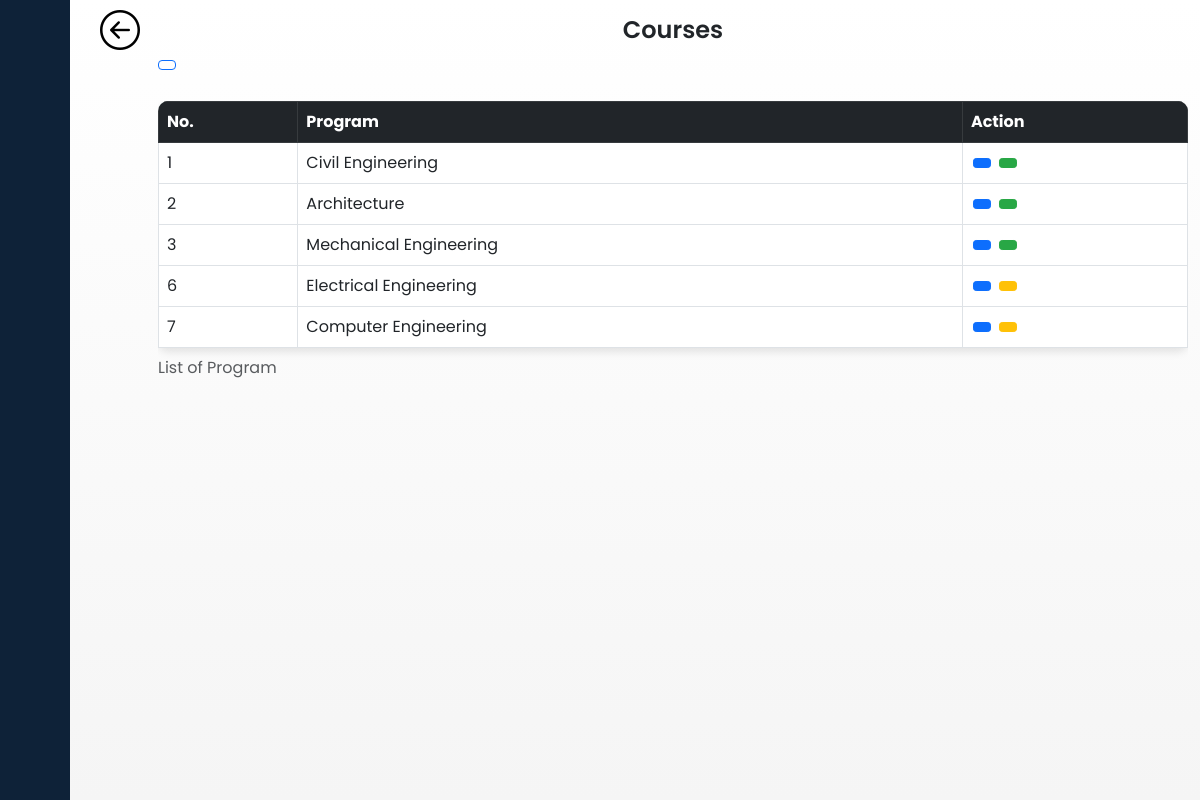
The page /admin/courses.php (signed in) on the database its author committed.
### tables this page shows
CREATE TABLE `tbl_program` (
  `program_id` int(11) NOT NULL,
  `program_name` varchar(50) NOT NULL,
  `program_status` tinyint(1) NOT NULL
);

### admin/courses.php (the view, shortened to what this page needs)
<?php
require("../api/db-connect.php");
$sql = "SELECT * FROM tbl_program";
$result = $conn->prepare($sql);
$result->execute();
?>
<!DOCTYPE html>
<html lang="en">
<head>
    <link href="https://cdn.lineicons.com/4.0/lineicons.css" rel="stylesheet" />
    <link href="https://cdn.jsdelivr.net/npm/bootstrap@5.3.0-alpha3/dist/css/bootstrap.min.css" rel="stylesheet">
    <link rel="stylesheet" href="style.css" type="text/css">
</head>
<body>
    <div class="wrapper">
        <?php
        include 'sidebar.php';
        ?>
        <?php
        include 'back.php';
        ?>
        <div class="container mt-3">
            <div class="row justify-content-center">
                <div class="col-md-12">
                    <div class="text-center">
                        <h1>Courses</h1>
                    </div>
                    <a class="btn btn-outline-primary btn-sm" href="add_program.php?"><i class="lni lni-plus"></i></a><br><br>
                    <div class="table-responsive">
                        <table style="background: linear-gradient(to left, rgba(220, 210, 211, 0.3), rgba(200, 240, 241, 0.3));" class="table table-bordered table-custom">
                            <caption>List of Program</caption>
                            <thead class="table-dark">
                                <tr>
                                    <th scope="col">No.</th>
                                    <th scope="col">Program</th>
                                    <th scope="col">Action</th>
                                </tr>
                            </thead>
                            <tbody>
                                <?php if ($result->rowCount() > 0) : ?>
                                    <?php while ($row = $result->fetch(PDO::FETCH_ASSOC)) : ?>
                                        <tr>
                                            <td><?php echo $row['program_id']; ?></td>
                                            <td><?php echo $row['program_name']; ?></td>
                                            <td>
                                                <a class="btn btn-primary btn-sm" href="edit_program.php?program_id=<?php echo $row['program_id']; ?>"><i class="lni lni-pencil"></i></a>
                                                <form method="post" style="display: inline;">
                                                    <button type="submit" name="toggle_status" class="btn btn-sm <?php echo $row['program_status'] == 1 ? 'btn-success' : 'btn-warning'; ?>">
                                                    </button>
                                                </form>
                                            </td>
                                        </tr>
                                    <?php endwhile; ?>
                                <?php else : ?>
                                    <tr>
                                        <td colspan="4" class="text-center">No records found for student.</td>
                                    </tr>
                                <?php endif; ?>
                            </tbody>
                        </table>
                    </div>
                </div>
            </div>
        </div>
    </div>
</body>
</html>

### admin/style.css (style rules this page uses)
a { text-decoration: none; }
h1 { font-weight: 600; font-size: 1.5rem; }
body { font-family: 'Poppins', sans-serif; }
.wrapper { display: flex; }
.wrapper { display: flex; height: 100vh; width: 100vw; overflow-y: auto; background: linear-gradient(to bottom, rgb(255, 255, 255), rgb(245, 245, 245)); }
.container { margin-top: .5%; margin-bottom: .5%; overflow-y: auto; border-radius: 10px; }
.table-custom { border-radius: 10px; overflow: hidden; box-shadow: 0 4px 8px rgba(0, 0, 0, 0.1); }
.table-custom th, .table-custom td { vertical-align: middle; }
.table-custom .btn { margin: 0 2px; }
.table-custom .btn-sm { padding: 0.25rem 0.5rem; font-size: 0.875rem; line-height: 1.5; border-radius: 0.2rem; }
.table-custom .btn-success { background-color: #28a745; border-color: #28a745; }
.table-custom .btn-warning { background-color: #ffc107; border-color: #ffc107; }

### rows shown on the page
tbl_program: program_id "1", program_name "Civil Engineering"
tbl_program: program_id "2", program_name "Architecture"
tbl_program: program_id "3", program_name "Mechanical Engineering"
tbl_program: program_id "6", program_name "Electrical Engineering"
tbl_program: program_id "7", program_name "Computer Engineering"
